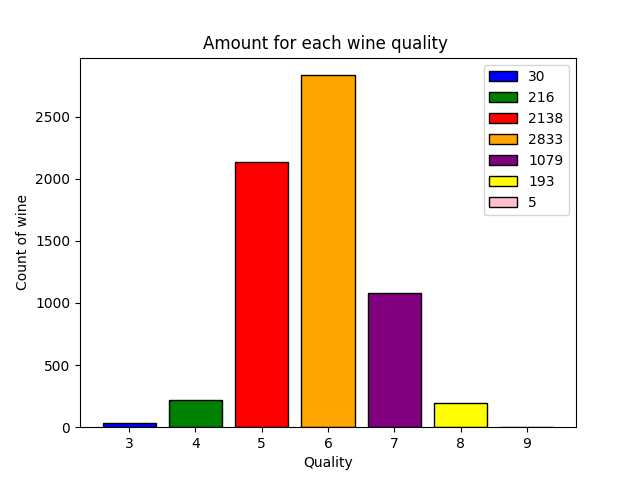

The script that saved this image:
import pandas as pd
import matplotlib.pyplot as plt

data = pd.read_csv('WineQuality.csv',sep=";")
quality_of_wine = data.groupby("quality").size()
colors = ['blue', 'green', 'red', 'orange', 'purple', 'yellow', 'pink']

plt.bar(quality_of_wine.index,quality_of_wine,color=colors,edgecolor='black',label=quality_of_wine)
plt.xlabel("Quality")
plt.ylabel("Count of wine")
plt.title("Amount for each wine quality ")
plt.legend()
plt.savefig("Task1.png")
plt.show()
